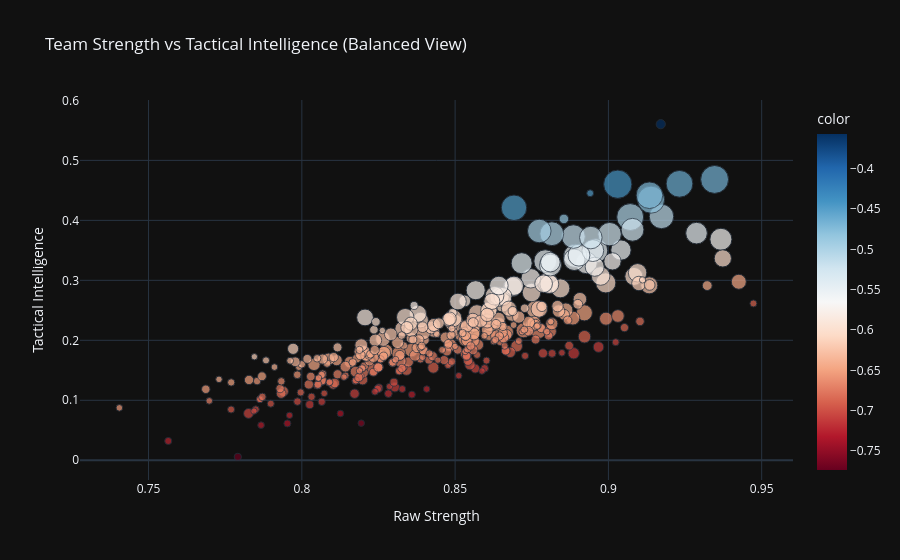

Write notebook code for a chart like this one.
### Code cell
diff = team_df['tactical_intelligence'] - team_df['team_strength']

fig = px.scatter(
    team_df,
    x='team_strength',
    y='tactical_intelligence',
    
    hover_name='team',
    
    size='total_maps',   
    
    color=diff,          
    
    color_continuous_scale='RdBu',
    
    title='Team Strength vs Tactical Intelligence (Balanced View)',
    
    labels={
        'team_strength': 'Raw Strength',
        'tactical_intelligence': 'Tactical Intelligence'
    }
)

fig.update_layout(template='plotly_dark')

fig.show()

### Figure 1 — Plotly figure (JSON) as saved in the notebook; plotly's stock layout.template omitted (floating-point values rounded to 4 significant figures; data arrays with more than 128 entries replaced by an {"elided": "..."} marker saying what was removed)
{"data": [{"hovertemplate": "<b>%{hovertext}</b><br><br>Raw Strength=%{x}<br>Tactical Intelligence=%{y}<br>total_maps=%{marker.size}<br>color=%{marker.color}<extra></extra>", "hovertext": {"elided": "361 str values"}, "legendgroup": "", "marker": {"color": {"elided": "361 float values"}, "coloraxis": "coloraxis", "size": {"elided": "361 int values"}, "sizemode": "area", "sizeref": 4.918, "symbol": "circle"}, "mode": "markers", "name": "", "orientation": "v", "showlegend": false, "type": "scatter", "x": {"elided": "361 float values"}, "xaxis": "x", "y": {"elided": "361 float values"}, "yaxis": "y"}], "layout": {"coloraxis": {"colorbar": {"title": {"text": "color"}}, "colorscale": [[0, "rgb(103,0,31)"], [0.1, "rgb(178,24,43)"], [0.2, "rgb(214,96,77)"], [0.3, "rgb(244,165,130)"], [0.4, "rgb(253,219,199)"], [0.5, "rgb(247,247,247)"], [0.6, "rgb(209,229,240)"], [0.7, "rgb(146,197,222)"], [0.8, "rgb(67,147,195)"], [0.9, "rgb(33,102,172)"], [1, "rgb(5,48,97)"]]}, "legend": {"itemsizing": "constant", "tracegroupgap": 0}, "title": {"text": "Team Strength vs Tactical Intelligence (Balanced View)"}, "xaxis": {"anchor": "y", "domain": [0, 1], "title": {"text": "Raw Strength"}}, "yaxis": {"anchor": "x", "domain": [0, 1], "title": {"text": "Tactical Intelligence"}}}}
